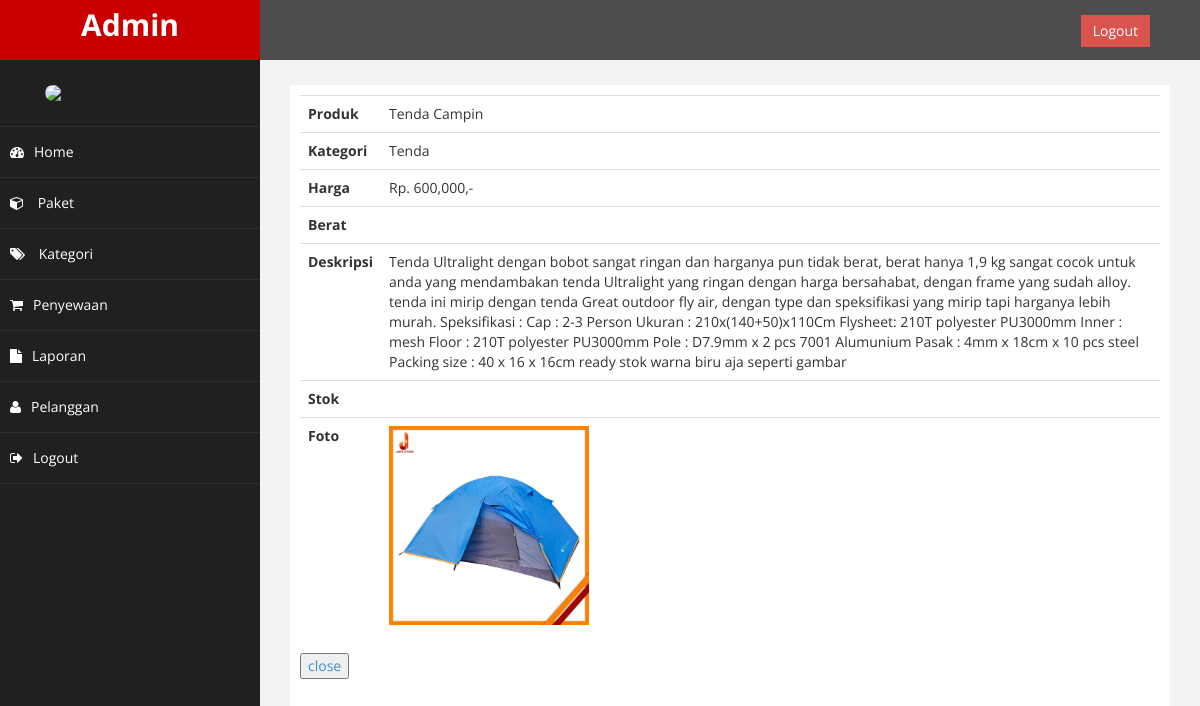
Page /admin/index.php?halaman=detailproduk&id=19 (signed in) on the committed database.
### tables this page shows
CREATE TABLE `produk` (
  `id_produk` int(11) NOT NULL,
  `id_kategori` int(5) NOT NULL,
  `nama_produk` varchar(100) NOT NULL,
  `harga_produk` int(11) NOT NULL,
  `foto_produk` varchar(100) NOT NULL,
  `deskripsi_produk` text NOT NULL
);

CREATE TABLE `kategori` (
  `id_kategori` int(5) NOT NULL,
  `nama_kategori` varchar(100) NOT NULL
);

### admin/produk_admin/detailproduk.php (the view)
<?php
$id_produk = $_GET['id'];
$ambil = $koneksi->query("SELECT * FROM produk LEFT JOIN kategori ON produk.id_kategori=kategori.id_kategori WHERE id_produk='$id_produk'");
$detailproduk = $ambil->fetch_assoc();
?>
<table class="table">
  <tr>
    <th>Produk</th>
    <td><?= $detailproduk['nama_produk']; ?></td>
  </tr>
  <tr>
    <th>Kategori</th>
    <td><?= $detailproduk['nama_kategori']; ?></td>
  </tr>
  <tr>
    <th>Harga</th>
    <td>Rp. <?= number_format($detailproduk['harga_produk']) ?>,-</td>
  </tr>
  <tr>
    <th>Berat</th>
    <td><?= $detailproduk['berat_produk']; ?></td>
  </tr>
  <tr>
    <th>Deskripsi</th>
    <td><?= $detailproduk['deskripsi_produk']; ?></td>
  </tr>
  <tr>
    <th>Stok</th>
    <td><?= $detailproduk['stok_produk']; ?></td>
  </tr>
  <tr>
    <th>Foto</th>
    <td>
      <img src="../foto_produk/<?= $detailproduk["foto_produk"]; ?>" width="200">
      </td>
  </tr>
</table>
      <button><a href="?halaman=produk">close</a></button>

### admin/assets/css/custom.css (style rules this page uses)
body { font-family: 'Open Sans', sans-serif; }

### rows in the picture
produk: nama_produk "Tenda Campin", id_kategori.nama_kategori "Tenda", harga_produk "600,000", deskripsi_produk "Tenda Ultralight dengan bobot sangat ringan dan harganya pun tidak berat, berat hanya 1,9 kg sangat cocok untuk anda yang mendambakan tenda Ultralight yang ringan dengan harga bersahabat, dengan frame yang sudah alloy. tenda ini mirip dengan tenda Great outdoor fly air, dengan type dan speksifikasi yang mirip tapi harganya lebih murah. Speksifikasi : Cap : 2-3 Person Ukuran : 210x(140+50)x110Cm Flysheet: 210T polyester PU3000mm Inner : mesh Floor : 210T polyester PU3000mm Pole : D7.9mm x 2 pcs 7001 Alumunium Pasak : 4mm x 18cm x 10 pcs steel Packing size : 40 x 16 x 16cm ready stok warna biru aja seperti gambar", foto_produk (picture)
